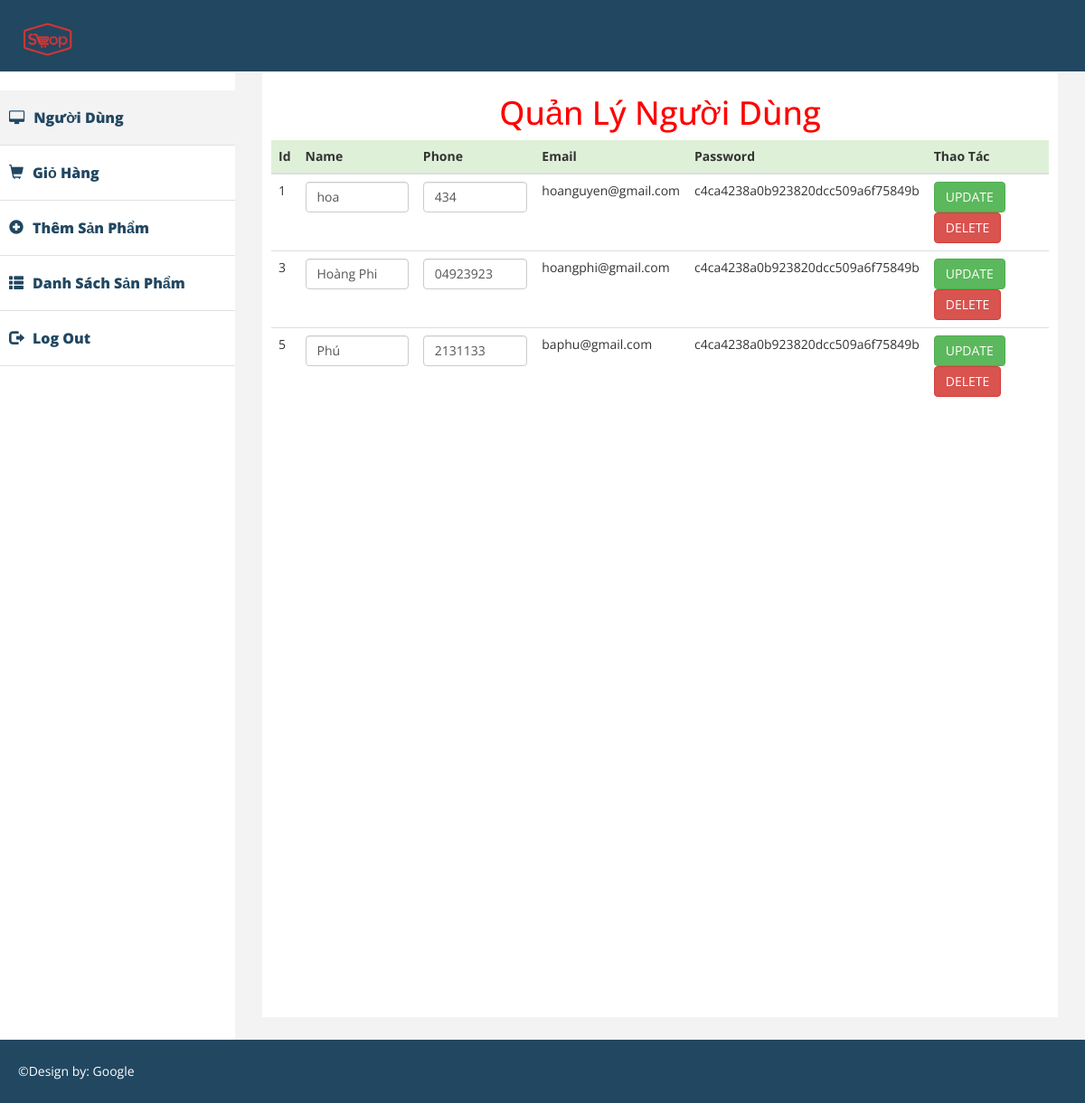
/dashboard-user.php (signed in), run on the app's committed database.
### tables this page shows
CREATE TABLE `user` (
  `id` int(10) NOT NULL,
  `name` varchar(255) NOT NULL,
  `email` varchar(255) NOT NULL,
  `password` varchar(255) NOT NULL,
  `phone` varchar(15) NOT NULL
);

### model/database.php (called while the page is built, shortened)
<?php
class database
{
    public $_dbh = '';
    public $_sql = '';
    public function database() {
        $this->_dbh = new PDO('mysql:host=localhost; dbname=mobishop','root','Hoa2851998');
        $this->_dbh->query('set names "utf8"');
    }
    public function setQuery($sql) {
        $this->_sql = $sql;
    }
    public function execute($options=array()) {
        $this->_cursor = $this->_dbh->prepare($this->_sql);
        $this->_cursor->execute();
        return $this->_cursor;
    }
    public function loadAllRows($options=array()) {
        if(!$options) {
            if(!$result = $this->execute())
                return false;
        }
        else {
            if(!$result = $this->execute($options))
                return false;
        }
        return $result->fetchAll(PDO::FETCH_OBJ);
    }
}
?>

### controller/c_user.php (called while the page is built, shortened)
<?php
    include('model/m_user.php');
    class C_user{
        function getUsers(){
            $m_user = new M_user();
            $users = $m_user->getUsers();
            return array('users'=>$users);
        }
    }
?>

### model/m_user.php (called while the page is built, shortened)
<?php
    include('database.php');
    class M_user extends database{
        function getUsers(){
            $sql = "SELECT * FROM user";
            return $this->loadAllRows();
        }
    }
?>

### dashboard-user.php (the view, shortened to what this page needs)
<?php
    include('controller/c_user.php');
    $c_user =  new C_user();
    if(isset($_SESSION['admin'])){
        $nguoidung = $c_user->getUsers();
        $users = $nguoidung['users'];
    }
    else{
        header('location:index.php');
    }
?>
<!DOCTYPE html>
<html lang="en">
<head>
    <link href="assets/css/bootstrap.min.css" rel="stylesheet" />
    <link href="assets/css/font-awesome.css" rel="stylesheet" />
    <link href="assets/css/cus.css" rel="stylesheet" />
</head>
<body>
    <div id="wrapper">
        <div class="navbar navbar-inverse navbar-fixed-top">
            <div class="adjust-nav">
                <div class="navbar-header">
                    <a class="navbar-brand" href="#">
                        <img src="assets/image/shoplogo.png" width="75px" />
                    </a>
                </div>
            </div>
        </div>
        <nav class="navbar-default navbar-side" role="navigation">
            <div class="sidebar-collapse">
                <ul class="nav" id="main-menu">
                    <li class="active-link">
                        <a href="dashboard-user.php"><i class="fa fa-desktop "></i>Người Dùng</a>
                    </li>
                    <li>
                        <a href="dashboard-cart.php"><i class="glyphicon glyphicon-shopping-cart"></i>Giỏ Hàng</a>
                    </li>
                    <li>
                        <a href="addproduct.php"><i class="	glyphicon glyphicon-plus-sign"></i>Thêm Sản Phẩm</a>
                    </li>
                    <li>
                        <a href="list-product.php"><i class="glyphicon glyphicon-th-list"></i>Danh Sách Sản Phẩm</a>
                    </li>
                    <li>
                        <a href="dangxuat.php"><i class="glyphicon glyphicon-log-out"></i>Log Out</a>
                    </li>
                </ul>
            </div>
        </nav>
        <div id="page-wrapper">
            <div id="page-inner">
                <div class="row">
                    <h1 class="text-center" style="color: red">Quản Lý Người Dùng</h1>
                    <div class="col-xs-12">
                        <table class="table table-hover">
                            <thead>
                                <tr class="success">
                                    <th>Id</th>
                                    <th>Name</th>
                                    <th>Phone</th>
                                    <th>Email</th>
                                    <th>Password</th>
                                    <th>Thao Tác</th>
                                </tr>
                            </thead>
                            <tbody>
                                <?php
                                    foreach($users as $user){
                                        ?>
                                        <form method="POST" action="capnhat-user.php?id=<?=$user->id?>">
                                            <tr>
                                                <td><?=$user->id?></td>
                                                <td>
                                                    <input type="text" name="name" class="form-control" value="<?=$user->name?>">
                                                </td>
                                                <td>
                                                    <input type="text" name="phone" class="form-control" value="<?=$user->phone?>">
                                                </td>
                                                <td><?=$user->email?></td>
                                                <td><?=$user->password?></td>
                                                <td>
                                                <input type="submit" name="btnUpdate" class="btn btn-success" value="UPDATE">
                                                    <a href="delete-user-by-admin.php?id=<?=$user->id?>" class="btn btn-danger">DELETE</a>
                                                </td>
                                            </tr>
                                        </form>
                                        <?php
                                    }
                                ?>
                            </tbody>
                        </table>
                    </div>
                </div>
            </div>
        </div>
    </div>
    <div class="footer">
        <div class="row">
            <div class="col-lg-12">
                &copy;Design by: <a href="#" style="color:#fff;" target="_blank">Google </a>
            </div>
        </div>
    </div>
</body>
</html>

### assets/css/cus.css (style rules this page uses)
body { font-family: 'Open Sans', sans-serif; line-height:30px; }
#wrapper { width: 100%; margin-top:50px; }
#page-wrapper { padding: 15px 15px; min-height: 600px; background:#F3F3F3; }
#page-inner { width:100%; margin:10px 20px 10px 0px; background-color:#fff!important; padding:10px; min-height:1050px; }
.sidebar-collapse .nav { padding:0; padding-top:50px; }
.sidebar-collapse > .nav > li > a { padding:15px 10px; color: #214761; font-weight: 900; font-size: 16px; }
.sidebar-collapse > .nav > li { border-bottom:1px solid #e1e1e1; }
.navbar-side { border:none; background-color: #fff; }
.navbar-inverse { background-color: #214761; border-color: #F0F0F0; min-height: 80px; }
.nav > li > a > i { margin-right:10px; }
.active-link { background-color:#f3f3f3; }
.footer { background-color:#214761; width:100%; color:#fff; padding:20px 50px 20px 50px; padding-left:20px; }
@media (min-width:768px) { #page-wrapper { margin: 0 0 0 260px; padding: 15px 30px; min-height: 1050px; } }
@media (min-width:768px) { .navbar-side { z-index: 1; position: absolute; width: 260px; } }

### data on the page
user: id "1", name "hoa", phone "434", email "hoanguyen@gmail.com", password "c4ca4238a0b923820dcc509a6f75849b"
user: id "3", name "Hoàng Phi", phone "04923923", email "hoangphi@gmail.com", password "c4ca4238a0b923820dcc509a6f75849b"
user: id "5", name "Phú", phone "2131133", email "baphu@gmail.com", password "c4ca4238a0b923820dcc509a6f75849b"
